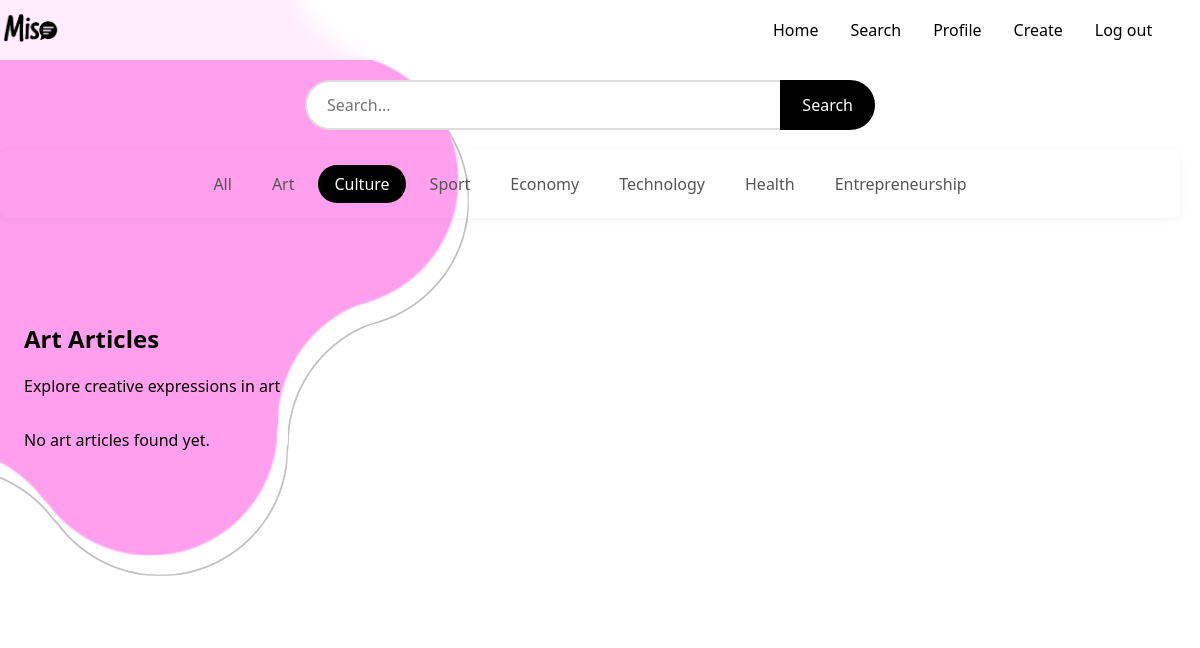
The page /category/culture (signed in) on the database as committed earlier.
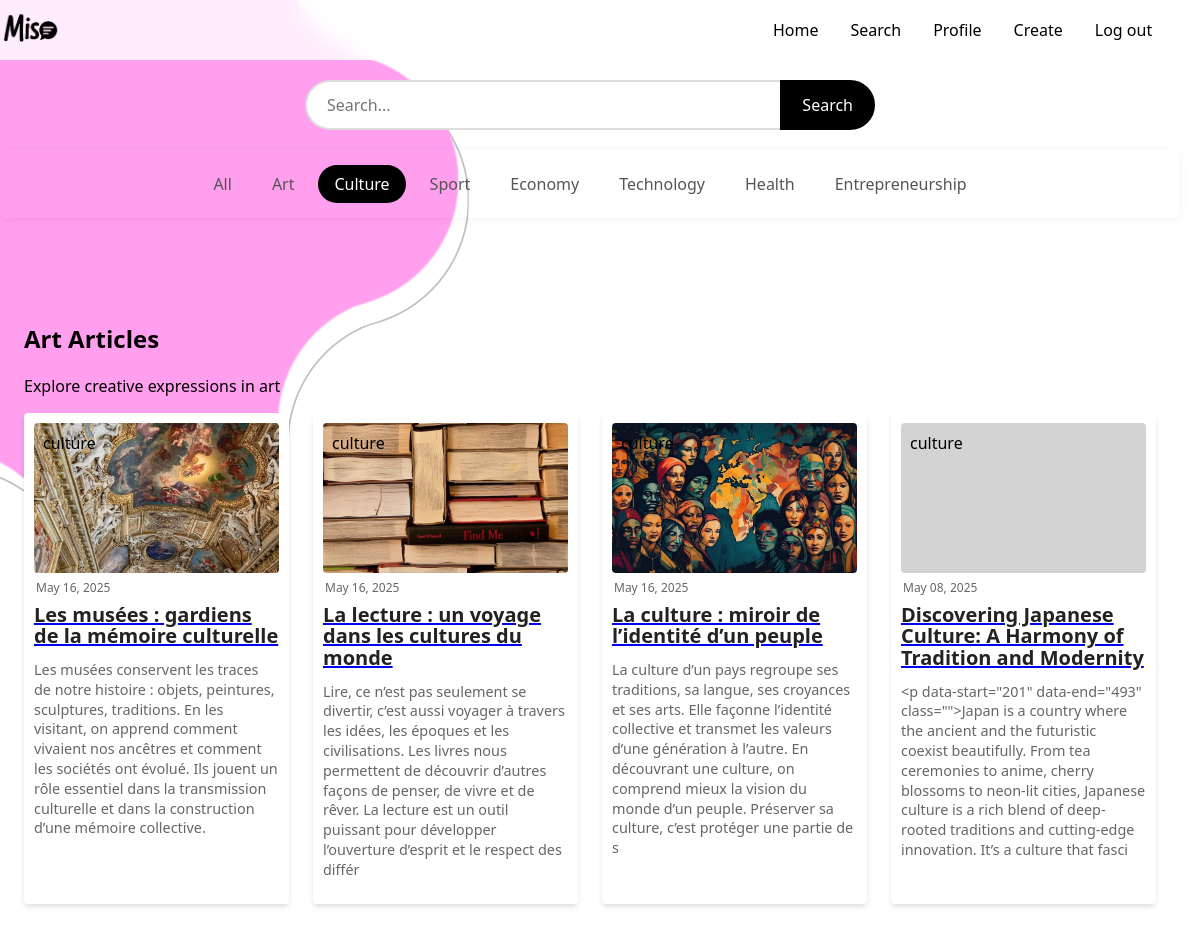
The same page on the database as committed later.
### app.py (models this page shows)
class Article(db.Model):
    id = db.Column(db.Integer, primary_key=True)
    title = db.Column(db.String(200), nullable=False)
    content = db.Column(db.Text, nullable=False)
    excerpt = db.Column(db.String(300))
    category = db.Column(db.String(50), nullable=False)
    date = db.Column(db.String(50), default=lambda: datetime.now(timezone.utc).strftime('%B %d, %Y'))
    image_url = db.Column(db.String(200), default='default_article.jpg')
    author_id = db.Column(db.Integer, db.ForeignKey('user.id'), nullable=False)
    comments = db.relationship('Comment', backref='article', lazy=True)
    likes = db.relationship('Like', backref='article', lazy=True)

### app.py (the view)
@app.route('/category/<category_name>')
def category_page(category_name):
    valid_categories = ['art', 'culture', 'sport', 'economy',
                       'technology', 'health', 'entrepreneurship', 'other']
    if category_name not in valid_categories:
        abort(404)
    if 'user_id' not in session:
        return redirect(url_for('category_be', category_name=category_name))
    articles = Article.query.filter_by(category=category_name).order_by(Article.id.desc()).all()
    category_meta = {
        'art': {'color': '#FF9FEE', 'description': 'Creative expressions'},
        'culture': {'color': '#B3B0FF', 'description': 'Global traditions'},
        'sport': {'color': '#FD0261', 'description': 'Athletic excellence'},
        'economy': {'color': '#aae354', 'description': 'Market dynamics'},
        'technology': {'color': '#A4A1AA', 'description': 'Digital innovations'},
        'health': {'color': '#524F56', 'description': 'Mind and body wellness'},
        'entrepreneurship': {'color': '#252275', 'description': 'Startup journeys'},
        'other': {'color': '#91558e', 'description': 'Miscellaneous gems'}
    }
    return render_template(f'categories/{category_name}.html',
                         articles=articles,
                         category_name=category_name,
                         category_color=category_meta[category_name]['color'],
                         category_description=category_meta[category_name]['description'])

### templates/categories/culture.html (shortened to what this page needs)
<!DOCTYPE html>
<html>
    <head>
        <link rel="stylesheet" href="{{ url_for('static', filename='css/categories/art.css') }}">
    </head>
    <body>
        <div class="wavy-circle-first wavy-circle"></div>
        <div class="wavy-circle-second wavy-circle"></div>
        <div class="wavy-circle-third wavy-circle"></div>
        <nav class="navbar">
            <a href="{{ url_for('home') }}" class="mi">
                <img src="{{ url_for('static', filename='images/logo.png') }}" alt="Miso Logo" class="logo-img">
            </a>
          <div class="navbar-links">
              <ul>
                  <li><a href="{{ url_for('home_after_login') }}">Home</a></li>
                  <li><a href="{{ url_for('search') }}">Search</a></li>
                  <li><a href="{{ url_for('profile') }}">Profile</a></li>
                  <li><a href="{{ url_for('create') }}">Create</a></li>
                  <li><a href="{{ url_for('logout') }}">Log out</a></li>
              </ul>
          </div>
      </nav>
      <div class="search-container">
        <form action="{{ url_for('search') }}" method="GET">
            <input type="text" name="q" placeholder="Search..." class="search-input" value="{{ query or '' }}">
            <button type="submit" class="search-button">Search</button>
        </form>
    </div>
    <div class="categories-nav">
        <ul class="categories-list">
            <li><a href="{{ url_for('search') }}">All</a></li>
            <li><a href="{{ url_for('category_page', category_name='art') }}">Art</a></li>
            <li><a href="{{ url_for('category_page', category_name='culture') }}" class="active">Culture</a></li>
            <li><a href="{{ url_for('category_page', category_name='sport') }}">Sport</a></li>
            <li><a href="{{ url_for('category_page', category_name='economy') }}">Economy</a></li>
            <li><a href="{{ url_for('category_page', category_name='technology') }}">Technology</a></li>
            <li><a href="{{ url_for('category_page', category_name='health') }}">Health</a></li>
            <li><a href="{{ url_for('category_page', category_name='entrepreneurship') }}">Entrepreneurship</a></li>
        </ul>
    </div>
    <section class="popular-articles">
        <div class="section-header">
            <h2>Art Articles</h2>
            <p>Explore creative expressions in art</p>
        </div>
        <div class="articles-grid">
            {% for article in articles %}
            <div class="card">
                <div class="header">
                    <div class="image" style="background-image: url('{{ url_for('static', filename=article.image_url) }}')">
                        <span class="tag">{{ article.category }}</span>
                    </div>
                    <div class="date">
                        <span>{{ article.date }}</span>
                    </div>
                </div>
                <div class="info">
                    <a href="{{ url_for('article', id=article.id) }}" class="block">
                        <span class="title">{{ article.title }}</span>
                    </a>
                    <p class="description">{{ article.excerpt }}</p>
                </div>
            </div>
            {% else %}
            <div class="no-results">
                <p>No art articles found yet.</p>
            </div>
            {% endfor %}
        </div>
    </section>
</body>
</html>

Rows that differ between the two databases and show on the page:
added Article: image_url (picture), category "culture", date "May 16, 2025", title "Les musées : gardiens de la mémoire culturelle", excerpt "Les musées conservent les traces de notre histoire : objets, peintures, sculptures, traditions. En les visitant, on apprend comment vivaient nos ancêtres et comment les sociétés ont évolué. Ils jouent un rôle essentiel dans la transmission culturelle et dans la construction d’une mémoire collective."
added Article: image_url (picture), category "culture", date "May 16, 2025", title "La lecture : un voyage dans les cultures du monde", excerpt "Lire, ce n’est pas seulement se divertir, c’est aussi voyager à travers les idées, les époques et les civilisations. Les livres nous permettent de découvrir d’autres façons de penser, de vivre et de rêver. La lecture est un outil puissant pour développer l’ouverture d’esprit et le respect des différ"
added Article: image_url (picture), category "culture", date "May 16, 2025", title "La culture : miroir de l’identité d’un peuple", excerpt "La culture d’un pays regroupe ses traditions, sa langue, ses croyances et ses arts. Elle façonne l’identité collective et transmet les valeurs d’une génération à l’autre. En découvrant une culture, on comprend mieux la vision du monde d’un peuple. Préserver sa culture, c’est protéger une partie de s"
now on this page (row edited): Article: category "culture", date "May 08, 2025", title "Discovering Japanese Culture: A Harmony of Tradition and Modernity", excerpt "<p data-start=\"201\" data-end=\"493\" class=\"\">Japan is a country where the ancient and the futuristic coexist beautifully. From tea ceremonies to anime, cherry blossoms to neon-lit cities, Japanese culture is a rich blend of deep-rooted traditions and cutting-edge innovation. It’s a culture that fasci"
Other text that changed with them:
text no longer shown: "No art articles found yet."
